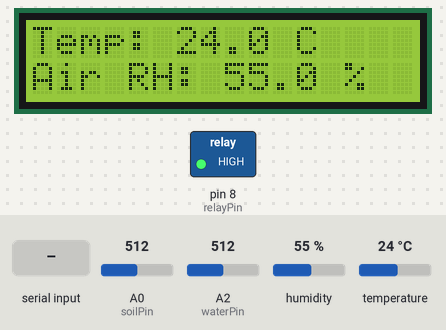
This sketch was run on a simulated Arduino Uno, built with avr-gcc and run on an emulated ATmega328P. On the bench: 16×2 character LCD, switched loads named in the sketch (green lamp = pin HIGH). The inputs (shaded band) are chosen by the test bench; at power-on: A0 (soilPin) = 512, humidity 55 %, A2 (waterPin) = 512, temperature 24 °C. What the sketch prints to the serial monitor is not drawn.

Above: at 2.9 s.
3.0 s: A0 (soilPin) set to 544
At 4.9 s:
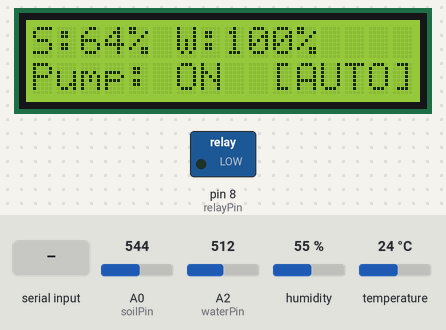
11.3 s: "PUMP_OFF\n" received over Serial
At 13.4 s:
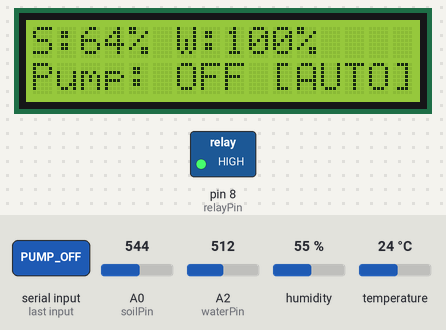
15.5 s: humidity set to 68 %
At 19.3 s:
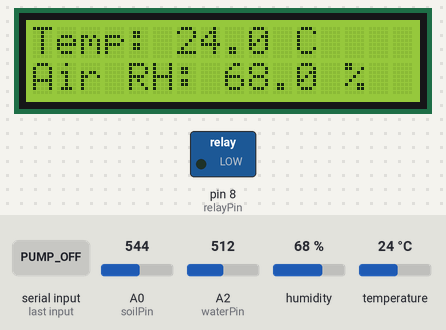
21.6 s: humidity set to 71 %
At 24.9 s:
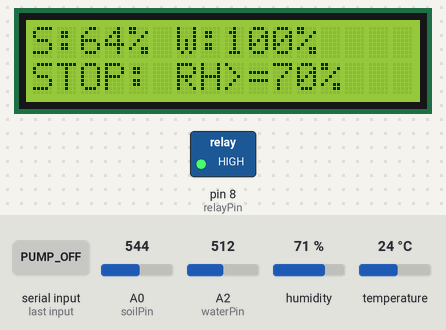
29.9 s: A2 (waterPin) set to 178
At 33.3 s:
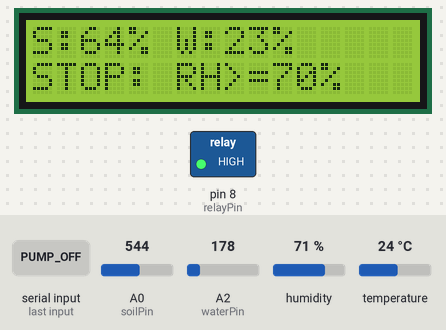
36.0 s: A2 (waterPin) set to 150
At 37.8 s:
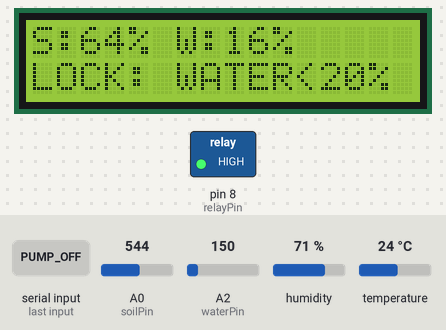
Timing chart, 0 to 39.3 s (numbered marks = the images above; inputs shaded):
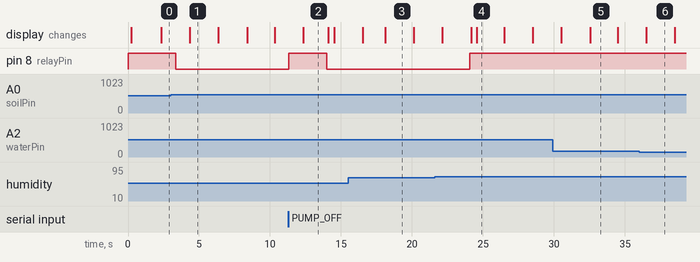

Measured:
- the behaviour switches between 531 and 532 on A0 (soilPin) (found by bisection; images 0 and 1)
- the behaviour switches between 69 and 70 % on humidity (found by bisection; images 3 and 4)
- the behaviour switches between 164 and 163 on A2 (waterPin) (found by bisection; images 5 and 6)
- after the input at 3.0 s, pin 8 (relayPin): HIGH → LOW after 0.35 s; the display: changes after 1.3 s (image 1)
- after the input at 11.3 s, pin 8 (relayPin): LOW → HIGH at once, → LOW 2.6 s later; the display: changes after 1.0 s (image 2)
- after the input at 15.5 s, the display: first differs from a run without the input after 2.6 s (image 3)
- after the input at 21.6 s, pin 8 (relayPin): LOW → HIGH after 2.5 s; the display: first differs from a run without the input after 2.6 s (image 4 shows a later state)
- after the input at 29.9 s, the display: first differs from a run without the input after 2.7 s (image 5)
- after the input at 36.0 s, the display: changes after 0.51 s (image 6)

The sketch:

SmartMisting_PRJ301.ino
```cpp
/*
 * =========================================================================================
 * SMART MISTING SYSTEM - ARDUINO UNO FIRMWARE (V8.1 - CONTINUOUS MISTING & SCADA PROTOCOL)
 * Course: PRJ301 - IoT Agriculture Automation System
 * Hardware: Arduino Uno R3, 5V Relay (D8, Active LOW), LCD 16x2, Soil (A0), Water (A2), DHT11 (A1)
 * Protocol: USB Serial / Web Serial @ 9600 Baud (8N1 JSON telemetry stream at 1 Hz)
 * Control Logic:
 *   - AUTO Mode: Air RH < 60% starts misting; 60% <= RH < 70% preserves state; RH >= 70% stops.
 *   - Priority Safety Cutoffs: Temp < 18.0 C or > 38.0 C, Soil > 65%, Water Reservoir < 20%.
 *   - Sensor Fault Interlock: DHT11 stale timeout (7s) or analog open-circuit stops pump immediately.
 *   - Relay: Active LOW on Pin D8 (Output LOW = Relay ON, Output HIGH = Relay OFF).
 * =========================================================================================
 * PIN ASSIGNMENTS:
 *   1. Soil Moisture (Analog): AO -> A0, VCC -> 5V, GND -> GND (Dry air: ~980, Submerged: ~300)
 *   2. Water Level (Analog):   SIG -> A2, VCC -> 5V, GND -> GND (Dry: <= 80, Full: ~500)
 *   3. Relay Module (Digital): IN -> D8 (Active LOW), COM/NO wired in series with 5V misting pump
 *   4. LCD 16x2 (Parallel):    RS=12, EN=11, D4=5, D5=4, D6=3, D7=2, RW=GND, VSS=GND, VDD=5V
 *   5. DHT11 Sensor (Digital): DATA -> A1, VCC -> 5V, GND -> GND
 * =========================================================================================
 */

#include <LiquidCrystal.h>
#include <DHT.h>
#include <string.h>
#include <stdio.h>
#include <stdlib.h>

// Pin definitions
const byte soilPin  = A0;
const byte waterPin = A2;
const byte relayPin = 8;

#define DHT_PIN A1
#define DHT_TYPE DHT11
DHT dht(DHT_PIN, DHT_TYPE);

// Relay polarity: Active LOW
const byte RELAY_ON  = LOW;
const byte RELAY_OFF = HIGH;

// LiquidCrystal display instance (RS, EN, D4, D5, D6, D7)
LiquidCrystal lcd(12, 11, 5, 4, 3, 2);

// Sensor calibration constants
const int soilDry = 980;
const int soilWet = 300;

const int waterEmpty = 80;
const int waterFull  = 500;

// Safety and automation thresholds
int humidityOn   = 60;
int humidityOff  = 70;
const float minTempC = 18.0;
const float maxTempC = 38.0;
const int maxSoil = 65;
const int minWater = 20;

// Real-time telemetry state
int soilRaw     = 0;
int soilPercent = 0;
bool soilOk     = false;

int waterRaw     = 0;
int waterPercent = 0;
bool waterOk     = false;

int mockWaterPct = -1;

float airTempC = NAN;
float airHumPct = NAN;
bool dhtOk = false;
unsigned long lastDHTReadTime = 0;
unsigned long lastDHTSuccessTime = 0;
const unsigned long DHT_READ_INTERVAL = 1500UL;
const unsigned long DHT_STALE_INTERVAL = 7000UL;

void updateDHT() {
  unsigned long now = millis();
  if (now - lastDHTReadTime < DHT_READ_INTERVAL) return;
  lastDHTReadTime = now;

  float t = dht.readTemperature();
  float h = dht.readHumidity();
  if (!isnan(t) && !isnan(h) && h >= 0.0 && h <= 100.0 && t >= -10.0 && t <= 80.0) {
    airTempC = t;
    airHumPct = h;
    lastDHTSuccessTime = now;
    dhtOk = true;
  }

  if (lastDHTSuccessTime == 0 || now - lastDHTSuccessTime >= DHT_STALE_INTERVAL) {
    dhtOk = false;
    airTempC = NAN;
    airHumPct = NAN;
  }
}

// Actuation and control state
bool pumpOn            = false;
bool autoMode          = true;
bool manualRequestedOn = false;
bool sensorsReady      = false;

unsigned long manualPulseMs    = 0;
unsigned long manualPulseStart = 0;

unsigned long lastSensorRead = 0;
unsigned long lastLCDUpdate  = 0;
unsigned long lastJSONSend   = 0;

const unsigned long sensorInterval = 500;
const unsigned long lcdInterval    = 2000;
const unsigned long jsonInterval   = 1000;

byte lcdPage = 0;

char commandBuffer[48];
byte commandIndex = 0;
bool commandOverflow = false;

// Stop and interlock reason codes
const byte STOP_NONE    = 0;
const byte STOP_SENSORS = 1;
const byte STOP_DHT     = 2;
const byte STOP_TEMP    = 3;
const byte STOP_SOIL    = 4;
const byte STOP_WATER   = 5;
const byte STOP_RH      = 6;

byte getStopReason() {
  if (!sensorsReady || !soilOk || !waterOk) return STOP_SENSORS;
  if (!dhtOk || isnan(airTempC) || isnan(airHumPct)) return STOP_DHT;
  if (airTempC < minTempC || airTempC > maxTempC) return STOP_TEMP;
  if (soilPercent > maxSoil) return STOP_SOIL;
  if (waterPercent < minWater) return STOP_WATER;
  if (autoMode && airHumPct >= humidityOff) return STOP_RH;
  return STOP_NONE;
}

const char* stopReasonName(byte reason) {
  switch (reason) {
    case STOP_SENSORS: return "SENSORS";
    case STOP_DHT:     return "DHT";
    case STOP_TEMP:    return "TEMP";
    case STOP_SOIL:    return "SOIL";
    case STOP_WATER:   return "WATER";
    case STOP_RH:      return "RH";
    default:           return "NONE";
  }
}

bool safetyOK() {
  return getStopReason() == STOP_NONE;
}

void printStopReason() {
  switch (getStopReason()) {
    case STOP_SENSORS:
      Serial.println(F("[EVT:SAFETY_STOP_SENSORS] Sensors not ready. Pump stopped."));
      break;
    case STOP_DHT:
      Serial.println(F("[EVT:SAFETY_STOP_DHT] DHT11 missing or stale (Check A1). Pump stopped."));
      break;
    case STOP_TEMP:
      Serial.println(F("[EVT:SAFETY_STOP_TEMP] Temperature outside safe limits (18.0 - 38.0 C). Pump stopped."));
      break;
    case STOP_SOIL:
      Serial.println(F("[EVT:SAFETY_STOP_SOIL] Soil moisture above 65% (>65%). Pump stopped."));
      break;
    case STOP_WATER:
      Serial.println(F("[EVT:SAFETY_STOP_WATER] Low water cutoff (<20%). Pump stopped."));
      break;
    case STOP_RH:
      Serial.print(F("[EVT:AUTO_STOP_RH] Air RH reached target (>="));
      Serial.print(humidityOff);
      Serial.println(F("%). Pump STOPPED."));
      break;
  }
}

void printRefusedReason() {
  switch (getStopReason()) {
    case STOP_SENSORS:
      Serial.println(F("[EVT:REFUSED_SENSORS] Sensors not ready. Pump blocked."));
      break;
    case STOP_DHT:
      Serial.println(F("[EVT:REFUSED_DHT] DHT11 missing or stale. Check A1. Pump blocked."));
      break;
    case STOP_TEMP:
      Serial.println(F("[EVT:REFUSED_TEMP] Temperature cutoff (<18C or >38C). Pump blocked."));
      break;
    case STOP_SOIL:
      Serial.println(F("[EVT:REFUSED_SOIL] Soil moisture high (>65%). Pump blocked."));
      break;
    case STOP_WATER:
      Serial.println(F("[EVT:REFUSED_WATER] Low water cutoff (<20%). Pump blocked."));
      break;
    case STOP_RH:
      Serial.print(F("[EVT:REFUSED_RH] Air RH already at or above "));
      Serial.print(humidityOff);
      Serial.println(F("%. Pump blocked."));
      break;
  }
}

void recoverLCD();

unsigned long lastPumpSwitchTime = 0;
unsigned long pumpOnSince = 0;
const unsigned long pumpSwitchCooldown = 2500;

void setPump(bool on) {
  if (on && !safetyOK()) {
    on = false;
  }

  if (pumpOn != on) {
    if (on && millis() - lastPumpSwitchTime < pumpSwitchCooldown && lastPumpSwitchTime > 0) {
      return;
    }

    pumpOn = on;
    lastPumpSwitchTime = millis();
    if (pumpOn) pumpOnSince = millis();

    digitalWrite(relayPin, pumpOn ? RELAY_ON : RELAY_OFF);
    delay(40);
    recoverLCD();
  }
}

void readSensors() {
  pinMode(soilPin, INPUT);
  digitalWrite(soilPin, LOW);
  analogRead(soilPin);

  long soilSum = 0;
  for (int i = 0; i < 20; i++) {
    soilSum += analogRead(soilPin);
    delayMicroseconds(100);
  }
  soilRaw = (int)(soilSum / 20);

  if (soilRaw >= 1018 || soilRaw <= 15) {
    soilOk = false;
    soilPercent = -1;
  } else {
    soilOk = true;
    soilPercent = map(soilRaw, soilDry, soilWet, 0, 100);
    soilPercent = constrain(soilPercent, 0, 100);
  }

  if (mockWaterPct >= 0) {
    waterOk = true;
    waterPercent = mockWaterPct;
    waterRaw = map(mockWaterPct, 0, 100, waterEmpty, waterFull);
  } else {
    pinMode(waterPin, OUTPUT);
    digitalWrite(waterPin, LOW);
    delayMicroseconds(10);
    pinMode(waterPin, INPUT);
    delayMicroseconds(40);
    int waterPullLow = analogRead(waterPin);

    pinMode(waterPin, OUTPUT);
    digitalWrite(waterPin, HIGH);
    delayMicroseconds(10);
    pinMode(waterPin, INPUT);
    delayMicroseconds(40);
    int waterPullHigh = analogRead(waterPin);

    if (abs(waterPullHigh - waterPullLow) > 250 || waterPullHigh >= 1021) {
      waterOk = false;
      waterRaw = waterPullHigh;
      waterPercent = -1;
    } else {
      long waterSum = 0;
      for (int i = 0; i < 20; i++) {
        waterSum += analogRead(waterPin);
        delayMicroseconds(100);
      }
      waterRaw = (int)(waterSum / 20);
      waterOk = true;
      if (waterRaw <= waterEmpty) {
        waterPercent = 0;
      } else {
        waterPercent = map(waterRaw, waterEmpty, waterFull, 0, 100);
        waterPercent = constrain(waterPercent, 0, 100);
      }
    }
  }

  sensorsReady = true;
  updateDHT();
}

void controlPump() {
  if (!safetyOK()) {
    manualRequestedOn = false;
    manualPulseMs = 0;
    if (pumpOn) {
      printStopReason();
      setPump(false);
    }
    return;
  }

  if (!autoMode) {
    if (manualPulseMs > 0 && (millis() - manualPulseStart >= manualPulseMs)) {
      manualPulseMs = 0;
      manualRequestedOn = false;
      setPump(false);
      Serial.println(F("[EVT:PULSE_COMPLETE] Manual misting pulse finished."));
      return;
    }
    if (manualRequestedOn && !pumpOn) setPump(true);
    return;
  }

  if (!pumpOn && airHumPct < humidityOn) {
    setPump(true);
    if (pumpOn) {
      Serial.print(F("[EVT:AUTO_START] Air RH below "));
      Serial.print(humidityOn);
      Serial.println(F("%. Pump ON continuously until stop condition."));
    }
  }
}

void sendJSON() {
  byte stopReason = getStopReason();

  Serial.print(F("{\"soil\":"));
  if (soilOk && soilPercent >= 0) Serial.print(soilPercent);
  else Serial.print(F("null"));
  Serial.print(F(",\"soil_raw\":"));
  Serial.print(soilRaw);
  Serial.print(F(",\"soil_ok\":"));
  Serial.print(soilOk ? 1 : 0);
  Serial.print(F(",\"humidity\":"));
  if (soilOk && soilPercent >= 0) Serial.print(soilPercent);
  else Serial.print(F("null"));
  Serial.print(F(",\"water\":"));
  if (waterOk && waterPercent >= 0) Serial.print(waterPercent);
  else Serial.print(F("null"));
  Serial.print(F(",\"water_raw\":"));
  Serial.print(waterRaw);
  Serial.print(F(",\"water_ok\":"));
  Serial.print((waterOk && waterPercent >= minWater) ? 1 : 0);
  Serial.print(F(",\"water_valid\":"));
  Serial.print(waterOk ? 1 : 0);
  Serial.print(F(",\"pump\":"));
  Serial.print(pumpOn ? 1 : 0);
  Serial.print(F(",\"pump_on\":"));
  Serial.print(pumpOn ? 1 : 0);
  Serial.print(F(",\"pump_run_sec\":"));
  Serial.print(pumpOn ? (millis() - pumpOnSince) / 1000UL : 0UL);
  Serial.print(F(",\"mode\":\""));
  Serial.print(autoMode ? F("AUTO") : F("MANUAL"));
  Serial.print(F("\",\"safety_ok\":"));
  Serial.print(safetyOK() ? 1 : 0);
  Serial.print(F(",\"hum_on\":"));
  Serial.print(humidityOn);
  Serial.print(F(",\"hum_off\":"));
  Serial.print(humidityOff);
  Serial.print(F(",\"soil_stop_above\":"));
  Serial.print(maxSoil);
  Serial.print(F(",\"temp_stop_below\":"));
  Serial.print(minTempC, 1);
  Serial.print(F(",\"water_stop_below\":"));
  Serial.print(minWater);
  Serial.print(F(",\"stop_reason\":"));
  Serial.print(stopReason);
  Serial.print(F(",\"lock_reason\":\""));
  Serial.print(stopReasonName(stopReason));
  Serial.print(F("\",\"sensor_ok\":"));
  Serial.print((sensorsReady && dhtOk && soilOk && waterOk) ? 1 : 0);
  Serial.print(F(",\"air_hum_warn_above\":"));
  Serial.print((float)humidityOff, 1);
  Serial.print(F(",\"air_temp\":"));
  if (dhtOk && !isnan(airTempC)) Serial.print(airTempC, 1);
  else Serial.print(F("null"));
  Serial.print(F(",\"air_hum\":"));
  if (dhtOk && !isnan(airHumPct)) Serial.print(airHumPct, 1);
  else Serial.print(F("null"));
  Serial.print(F(",\"dht_ok\":"));
  Serial.print(dhtOk ? 1 : 0);
  Serial.println(F("}"));
}

void processCommand(char *cmd) {
  while (*cmd == ' ' || *cmd == '\t') cmd++;

  int len = strlen(cmd);
  while (len > 0 && (cmd[len - 1] == ' ' || cmd[len - 1] == '\t' || cmd[len - 1] == '\r' || cmd[len - 1] == '\n')) {
    cmd[--len] = '\0';
  }

  if (cmd[0] == '\0') return;

  for (char *p = cmd; *p; p++) {
    if (*p >= 'a' && *p <= 'z') *p = *p - 'a' + 'A';
  }

  // 1. Connection check (PING / STATUS)
  if (strcmp(cmd, "PING") == 0 || strcmp(cmd, "STATUS") == 0 || strcmp(cmd, "ECHO_PING") == 0) {
    Serial.println(F("[ACK] PONG"));
    sendJSON();
    return;
  }

  // 2. Manual Start command (Continuous)
  if (strcmp(cmd, "PUMP_ON") == 0 || strcmp(cmd, "START") == 0 || strcmp(cmd, "1") == 0) {
    if (autoMode) {
      Serial.println(F("[ACK] REFUSED: SWITCH TO MANUAL MODE FIRST"));
      return;
    }
    if (!safetyOK()) {
      manualRequestedOn = false;
      manualPulseMs = 0;
      setPump(false);
      printRefusedReason();
    } else {
      manualPulseMs = 0;
      manualRequestedOn = true;
      setPump(true);
      if (pumpOn) Serial.println(F("[EVT:MANUAL_START] Pump ON continuously until STOP/safety."));
      else Serial.println(F("[EVT:WAIT_RESTART] START queued; automatic ON after relay debounce."));
    }
    return;
  }

  // 3. Manual Timed Pulse command (RUN:<seconds>)
  if (strncmp(cmd, "RUN:", 4) == 0) {
    if (autoMode) {
      Serial.println(F("[EVT:REFUSED] RUN command rejected in AUTO mode. Switch to MANUAL."));
      return;
    }
    if (!safetyOK()) {
      manualRequestedOn = false;
      manualPulseMs = 0;
      setPump(false);
      printRefusedReason();
      return;
    }
    int sec = atoi(cmd + 4);
    if (sec > 0) {
      manualPulseMs = (unsigned long)sec * 1000UL;
      manualPulseStart = millis();
      manualRequestedOn = true;
      setPump(true);
      Serial.print(F("[ACK] MANUAL RUN STARTED FOR "));
      Serial.print(sec);
      Serial.println(F(" SECONDS"));
    }
    return;
  }

  // 4. Manual Stop command
  if (strcmp(cmd, "PUMP_OFF") == 0 || strcmp(cmd, "STOP") == 0 || strcmp(cmd, "0") == 0) {
    manualRequestedOn = false;
    manualPulseMs = 0;
    setPump(false);
    Serial.println(F("[EVT:MANUAL_STOP] Pump STOPPED by manual command."));
    return;
  }

  // 5. Operating mode switch (AUTO / MANUAL)
  if (strcmp(cmd, "MODE_AUTO") == 0 || strcmp(cmd, "AUTO") == 0) {
    manualRequestedOn = false;
    manualPulseMs = 0;
    autoMode = true;
    Serial.println(F("[ACK] MODE SWITCHED TO AUTO"));
    return;
  }
  if (strcmp(cmd, "MODE_MANUAL") == 0 || strcmp(cmd, "MANUAL") == 0) {
    manualRequestedOn = pumpOn;
    autoMode = false;
    Serial.println(F("[ACK] MODE SWITCHED TO MANUAL"));
    return;
  }

  // 6. Legacy interval cycle commands
  if (strncmp(cmd, "DUR:", 4) == 0 || strncmp(cmd, "SOAK:", 5) == 0
      || strncmp(cmd, "CD:", 3) == 0 || strcmp(cmd, "RESET_ALERT") == 0
      || strcmp(cmd, "CLEAR_ALERT") == 0) {
    Serial.println(F("[ACK] UNSUPPORTED: CONTINUOUS_MISTING_MODE"));
    return;
  }

  // 7. Dynamic RH Bounds configuration (BOUNDS:min,max)
  if (strncmp(cmd, "BOUNDS:", 7) == 0) {
    char *comma = strchr(cmd + 7, ',');
    if (comma) {
      *comma = '\0';
      int onVal = atoi(cmd + 7);
      int offVal = atoi(comma + 1);
      if (onVal > 0 && offVal > onVal && offVal <= 100) {
        humidityOn = onVal;
        humidityOff = offVal;
        Serial.print(F("[ACK] AIR RH BOUNDS SET TO "));
        Serial.print(humidityOn);
        Serial.print(F("% - "));
        Serial.print(humidityOff);
        Serial.println(F("%"));
      }
    }
    return;
  }

  // 8. Mock water level for unit testing
  if (strncmp(cmd, "MOCK_WATER:", 11) == 0) {
    mockWaterPct = atoi(cmd + 11);
    Serial.print(F("[ACK] MOCK WATER SET TO "));
    Serial.println(mockWaterPct);
    return;
  }
}

void checkSerial() {
  while (Serial.available() > 0) {
    char c = Serial.read();

    if (c == '\n' || c == '\r') {
      if (commandOverflow) {
        commandOverflow = false;
        commandIndex = 0;
      } else if (commandIndex > 0) {
        commandBuffer[commandIndex] = '\0';
        processCommand(commandBuffer);
        commandIndex = 0;
      }
    } else {
      if (commandOverflow) {
        // Discard rest of oversized line
      } else if (commandIndex < sizeof(commandBuffer) - 1) {
        commandBuffer[commandIndex++] = c;
      } else {
        commandOverflow = true;
        commandIndex = 0;
      }
    }
  }
}

void drawLCDContent() {
  lcd.setCursor(0, 0);
  lcd.print(F("                "));
  lcd.setCursor(0, 1);
  lcd.print(F("                "));

  if (lcdPage == 1) {
    lcd.setCursor(0, 0);
    lcd.print(F("Temp: "));
    if (dhtOk && !isnan(airTempC)) lcd.print(airTempC, 1);
    else lcd.print(F("--.-"));
    lcd.print(F(" C"));
    lcd.setCursor(0, 1);
    lcd.print(F("Air RH: "));
    if (dhtOk && !isnan(airHumPct)) lcd.print(airHumPct, 1);
    else lcd.print(F("--.-"));
    lcd.print(F(" %"));
    return;
  }

  lcd.setCursor(0, 0);
  lcd.print(F("S:"));
  if (soilOk && soilPercent >= 0) {
    lcd.print(soilPercent);
    lcd.print(F("%"));
  } else {
    lcd.print(F("--%"));
  }
  lcd.print(F(" W:"));
  if (waterOk && waterPercent >= 0) {
    lcd.print(waterPercent);
    lcd.print(F("% "));
  } else {
    lcd.print(F("--% "));
  }

  lcd.setCursor(0, 1);
  byte reason = getStopReason();
  if (reason == STOP_SENSORS) {
    lcd.print(F("WAIT: SENSORS"));
  } else if (reason == STOP_DHT) {
    lcd.print(F("LOCK: DHT ERROR"));
  } else if (reason == STOP_TEMP) {
    lcd.print(F("LOCK: TEMP<18C"));
  } else if (reason == STOP_SOIL) {
    lcd.print(F("LOCK: SOIL>65%"));
  } else if (reason == STOP_WATER) {
    lcd.print(F("LOCK: WATER<20%"));
  } else if (reason == STOP_RH) {
    lcd.print(F("STOP: RH>="));
    lcd.print(humidityOff);
    lcd.print(F("%"));
  } else {
    lcd.print("Pump: ");
    lcd.print(pumpOn ? "ON " : "OFF");
    lcd.print(autoMode ? " [AUTO]" : " [MAN] ");
  }
}

void recoverLCD() {
  lcd.begin(16, 2);
  lcd.clear();
  drawLCDContent();
}

byte lcdHealthCounter = 0;

void updateLCD() {
  lcdHealthCounter++;
  if (lcdHealthCounter >= 4) {
    lcdHealthCounter = 0;
    lcd.begin(16, 2);
  }

  lcdPage = (lcdPage == 0) ? 1 : 0;
  drawLCDContent();
}

void setup() {
  digitalWrite(relayPin, RELAY_OFF);
  pinMode(relayPin, OUTPUT);

  Serial.begin(9600);
  dht.begin();

  pinMode(soilPin,  INPUT);
  pinMode(waterPin, INPUT);

  lcd.begin(16, 2);
  lcd.clear();
  lcd.setCursor(0, 0);
  lcd.print("SMART MISTING");
  lcd.setCursor(0, 1);
  lcd.print("SYSTEM READY");

  delay(150);
  lcd.clear();

  readSensors();

  Serial.println(F("[SYSTEM READY] Smart Misting Controller online @ 9600 baud. Relay Pin D8 Active LOW."));
  sendJSON();
}

void loop() {
  unsigned long currentMillis = millis();

  checkSerial();

  if (currentMillis - lastSensorRead >= sensorInterval) {
    lastSensorRead = currentMillis;
    readSensors();
    controlPump();
  }

  if (currentMillis - lastJSONSend >= jsonInterval) {
    lastJSONSend = currentMillis;
    sendJSON();
  }

  if (currentMillis - lastLCDUpdate >= lcdInterval) {
    lastLCDUpdate = currentMillis;
    updateLCD();
  }
}
```
